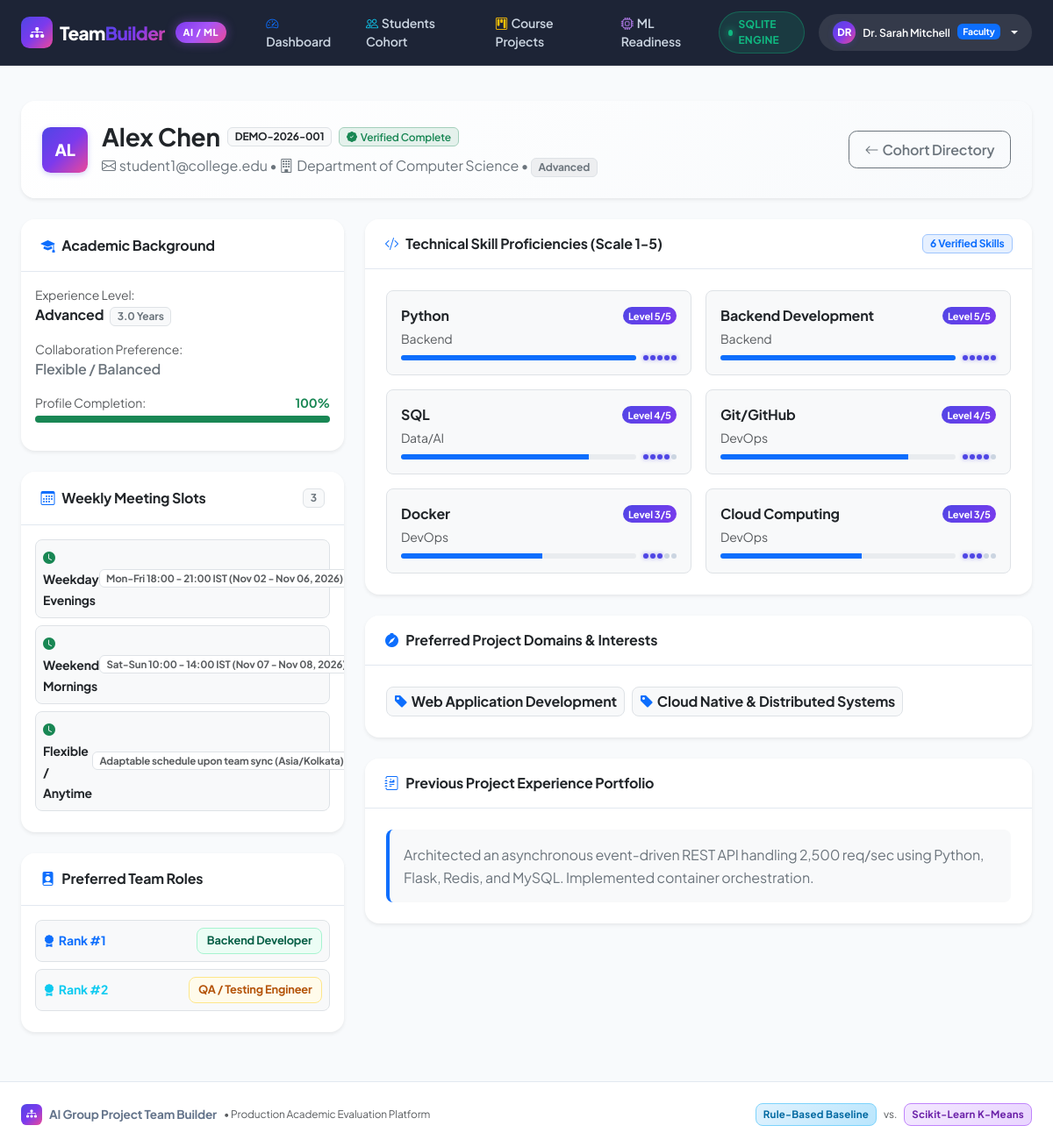
The app's page /faculty/students/26 (signed in), older data.
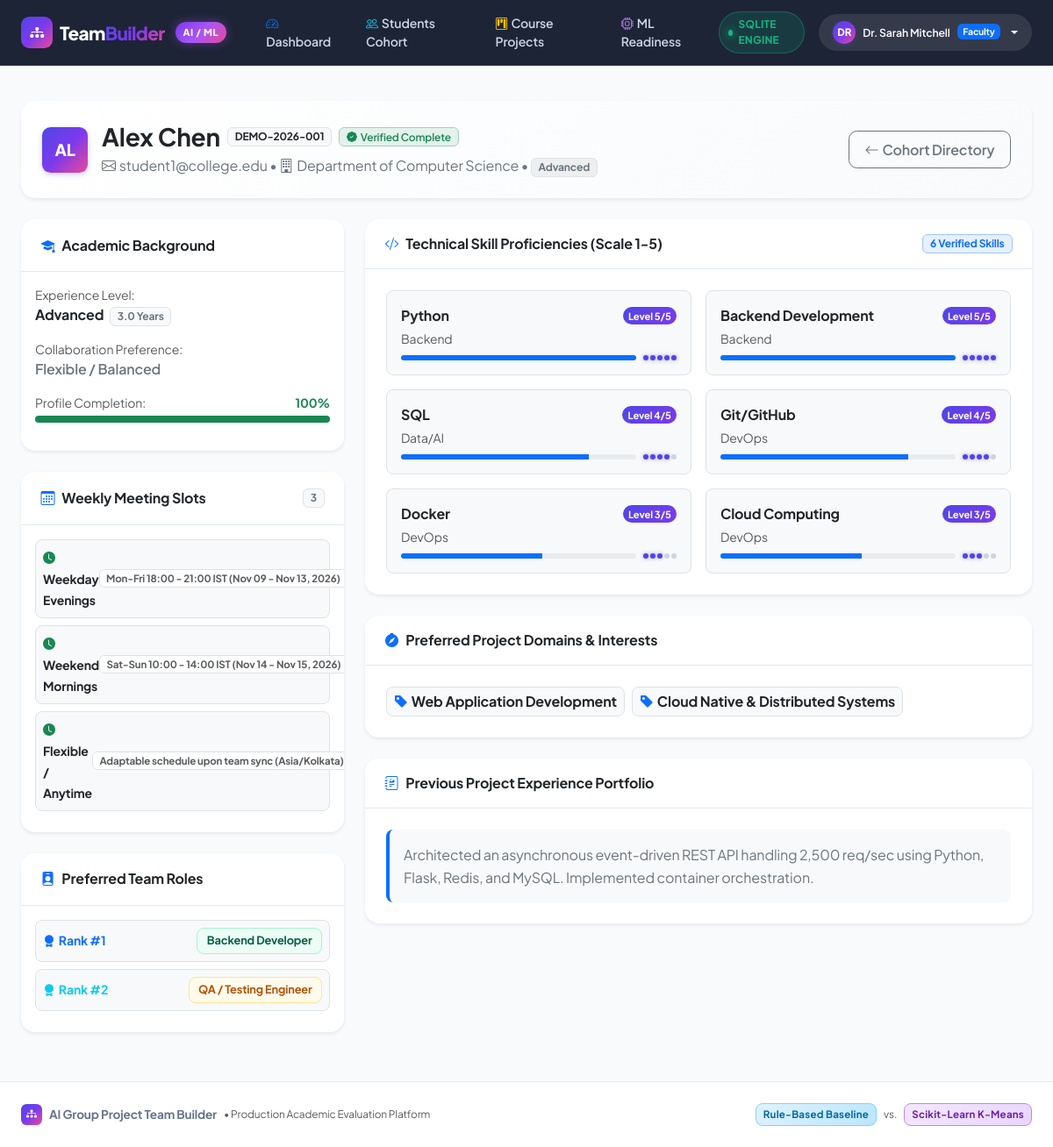
The same page, newer data.
### models/entities.py (models this page shows)
class StudentAvailability(Base):
    __tablename__ = "student_availability"
    id = Column(Integer, primary_key=True, autoincrement=True)
    profile_id = Column(Integer, ForeignKey("student_profiles.id", ondelete="CASCADE"), nullable=False)
    slot_id = Column(Integer, ForeignKey("availability_slots.id", ondelete="CASCADE"), nullable=False)
    __table_args__ = (
        UniqueConstraint("profile_id", "slot_id", name="uk_student_availability"),
    )
    profile = relationship("StudentProfile", back_populates="availability")
    slot = relationship("AvailabilitySlot", back_populates="student_availabilities")

class AvailabilitySlot(Base):
    __tablename__ = "availability_slots"
    id = Column(Integer, primary_key=True, autoincrement=True)
    slot_name = Column(String(100), unique=True, nullable=False)
    time_range = Column(String(100), nullable=True)
    student_availabilities = relationship("StudentAvailability", back_populates="slot")

### routes/faculty_routes.py (the view)
@faculty_bp.route("/students/<int:profile_id>")
@login_required
@faculty_required
def student_detail(profile_id):
    user = get_current_user()
    db = get_db()
    profile = StudentService.get_profile_by_id(profile_id, session=db)
    if not profile:
        flash("Student profile not found.", "warning")
        return redirect(url_for("faculty.students_list"))
    is_complete, missing, pct = StudentService.check_profile_completion(profile)
    return render_template(
        "faculty/student_detail.html",
        current_user=user,
        profile=profile,
        is_complete=is_complete,
        missing=missing,
        completion_pct=pct
    )

### database/db.py (called while the page is built)
def get_db():
    return db_manager.get_session()

    def get_session(self):
        if not getattr(self, "initialized", False):
            self.init_db()
        return self.Session()

    def remove_session(self):
        if getattr(self, "Session", None) is not None:
            try:
                self.Session.remove()
            except Exception as e:
                logger.warning(f"Error removing scoped session: {e}")

### models/entities.py (called while the page is built)
    def is_faculty(self):
        return self.role == "faculty"

    def is_student(self):
        return self.role == "student"

### services/auth_service.py (called while the page is built)
def get_current_user():
    user_id = session.get("user_id")
    if not user_id:
        return None
    db = get_db()
    try:
        return db.query(User).filter_by(id=user_id).first()
    except Exception:
        db.rollback()
        return None

def login_required(f):
    @wraps(f)
    def decorated_function(*args, **kwargs):
        if not session.get("user_id"):
            flash("Please log in to access this page.", "warning")
            return redirect(url_for("auth.login", next=request.url))
        return f(*args, **kwargs)
    return decorated_function

### templates/faculty/student_detail.html (shortened to what the changed rows need)
{% extends "base.html" %}
{% block content %}
<div class="row g-4 py-2">
    <div class="col-12">
        <div class="card shadow-sm border-0 p-4" style="background: linear-gradient(135deg, #ffffff 0%, #f8fafc 100%);">
            <div class="d-flex flex-column flex-md-row justify-content-between align-items-md-center gap-3">
                <div class="d-flex align-items-center gap-3">
                    <div>
                        <div class="d-flex align-items-center gap-2 mb-1 flex-wrap">
                            <h1 class="h3 fw-bold mb-0 text-dark">{{ profile.user.full_name }}</h1>
                        </div>
                    </div>
                </div>
            </div>
        </div>
    </div>
    <div class="col-12 col-lg-4">
        <div class="card shadow-sm border-0 mb-4">
            <div class="card-body">
                {% for sa in profile.availability %}
                    <div class="p-2 border rounded-3 mb-2 bg-light d-flex justify-content-between align-items-center">
                        <div>
                            <span class="fw-bold small text-dark"><i class="bi bi-clock-fill text-success me-1"></i>{{ sa.slot.slot_name }}</span>
                        </div>
                        <span class="badge bg-white text-muted border" style="font-size: 0.72rem;">{{ sa.slot.time_range }}</span>
                    </div>
                {% else %}
                    <div class="text-muted small py-2 text-center">No meeting availability recorded.</div>
                {% endfor %}
            </div>
        </div>
    </div>
</div>
{% endblock %}

Row changes from the older to the newer data that the page shows:
changed through a linked row, StudentAvailability "Weekday Evenings": slot.time_range "Mon-Fri 18:00 - 21:00 IST (Nov 02 - Nov 06, 2026)" → "Mon-Fri 18:00 - 21:00 IST (Nov 09 - Nov 13, 2026)"
changed through a linked row, StudentAvailability "Weekend Mornings": slot.time_range "Sat-Sun 10:00 - 14:00 IST (Nov 07 - Nov 08,…" → "Sat-Sun 10:00 - 14:00 IST (Nov 14 - Nov 15, 2026)"
